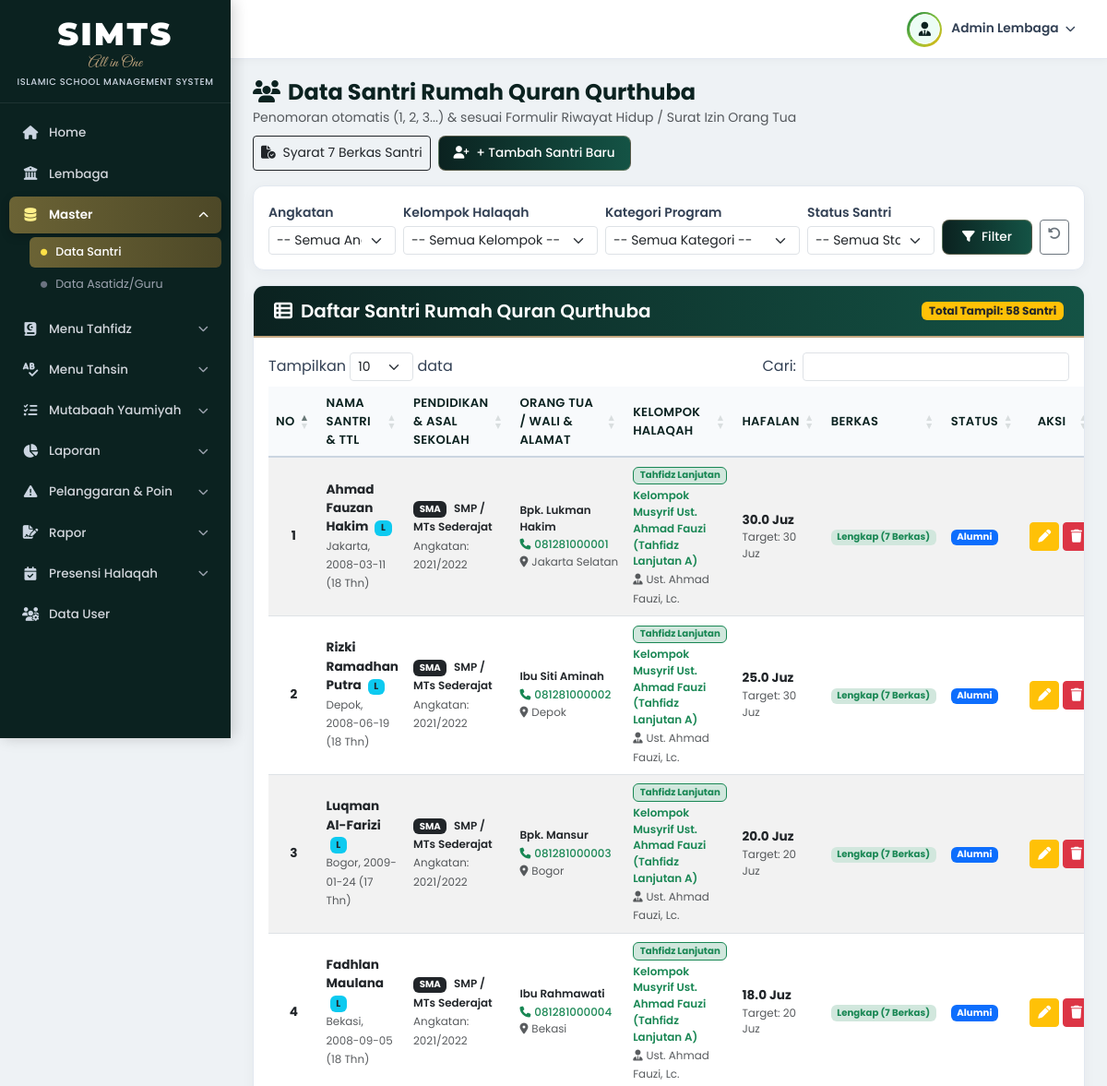
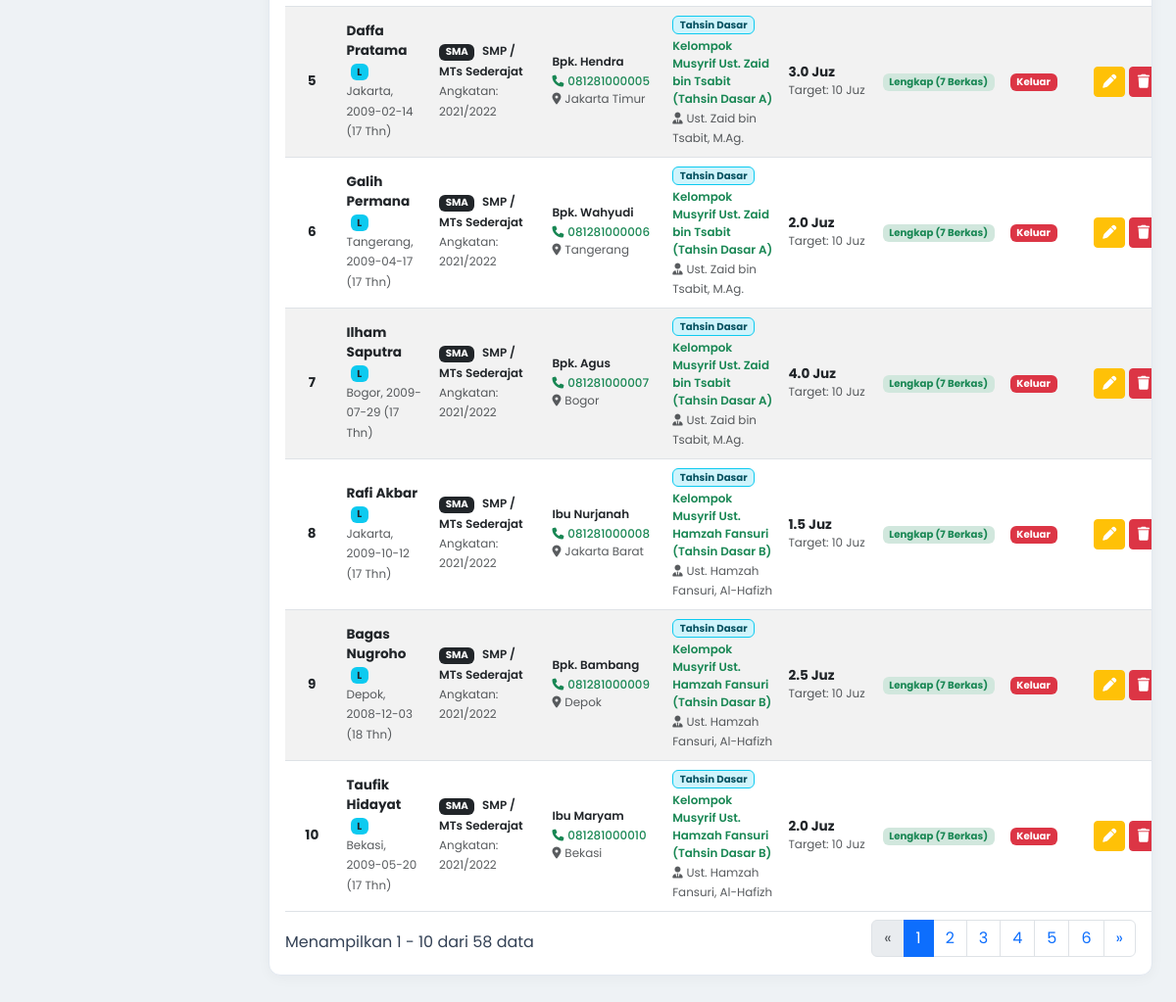
/modules/master/santri.php (signed in), run on the app's committed database (2 pictures, top to bottom).
### tables this page shows
CREATE TABLE `santri` (
  `id` INT AUTO_INCREMENT PRIMARY KEY,
  `id_santri` INT GENERATED ALWAYS AS (`id`) VIRTUAL,
  `nis` VARCHAR(30) NOT NULL UNIQUE,
  `nisn` VARCHAR(30) DEFAULT NULL,
  `nama_santri` VARCHAR(120) NOT NULL,
  `jenis_kelamin` ENUM('L','P') NOT NULL DEFAULT 'L',
  `tempat_lahir` VARCHAR(60) DEFAULT 'Jakarta',
  `tanggal_lahir` DATE DEFAULT '2012-01-01',
  `usia` INT NOT NULL DEFAULT 14,
  `jenjang` ENUM('SMP','SMA') NOT NULL DEFAULT 'SMP',
  `tahun_angkatan` VARCHAR(20) NOT NULL DEFAULT '2025/2026',
  `kategori_halaqah` ENUM('Tahsin Dasar','Tahfidz Lanjutan') NOT NULL DEFAULT 'Tahsin Dasar',
  `kelompok_musyrif` VARCHAR(100) NOT NULL DEFAULT 'Kelompok Musyrif Ust. Zaid bin Tsabit (Tahsin Dasar A)',
  `kelas_program` VARCHAR(50) DEFAULT 'Tahun ke-1 (Tingkat Dasar)',
  `jilid_tahsin` VARCHAR(40) DEFAULT 'Al-Qur''an / Tajwid',
  `target_juz` INT NOT NULL DEFAULT 5,
  `total_hafalan_juz` DECIMAL(4,1) DEFAULT 1.0,
  `halaqah_id` INT DEFAULT 1,
  `pengajar_id` INT DEFAULT 1,
  `id_user_orang_tua` INT DEFAULT 3,
  `nama_orang_tua` VARCHAR(120) DEFAULT NULL,
  `no_hp_orang_tua` VARCHAR(25) DEFAULT NULL,
  `alamat` TEXT DEFAULT NULL,
  `tanggal_masuk` DATE DEFAULT '2025-07-15',
  `status_santri` ENUM('Aktif','Alumni','Keluar') NOT NULL DEFAULT 'Aktif',
  `created_at` TIMESTAMP DEFAULT CURRENT_TIMESTAMP,
  CONSTRAINT `fk_santri_halaqah` FOREIGN KEY (`halaqah_id`) REFERENCES `halaqah`(`id`) ON DELETE SET NULL,
  CONSTRAINT `fk_santri_pengajar` FOREIGN KEY (`pengajar_id`) REFERENCES `pengajar`(`id`) ON DELETE SET NULL,
  CONSTRAINT `fk_santri_ortu` FOREIGN KEY (`id_user_orang_tua`) REFERENCES `users`(`id`) ON DELETE SET NULL
);

CREATE TABLE `pengajar` (
  `id` INT AUTO_INCREMENT PRIMARY KEY,
  `user_id` INT DEFAULT NULL,
  `nip` VARCHAR(30) NOT NULL UNIQUE,
  `nama_pengajar` VARCHAR(120) NOT NULL,
  `jenis_kelamin` ENUM('L','P') NOT NULL DEFAULT 'L',
  `tempat_lahir` VARCHAR(60) DEFAULT NULL,
  `tanggal_lahir` DATE DEFAULT NULL,
  `pendidikan_terakhir` VARCHAR(80) DEFAULT 'S1 Syariah / LIPIA',
  `jumlah_hafalan_juz` INT DEFAULT 30,
  `spesialisasi` VARCHAR(80) DEFAULT 'Musyrif Halaqah Tahfidz (Lanjutan)',
  `no_hp` VARCHAR(25) DEFAULT NULL,
  `alamat` TEXT DEFAULT NULL,
  `tanggal_bergabung` DATE DEFAULT '2021-11-19',
  `status` ENUM('Aktif','Nonaktif') NOT NULL DEFAULT 'Aktif',
  `created_at` TIMESTAMP DEFAULT CURRENT_TIMESTAMP,
  CONSTRAINT `fk_pengajar_user` FOREIGN KEY (`user_id`) REFERENCES `users`(`id`) ON DELETE SET NULL
);

### config/koneksi.php (called while the page is built, shortened)
<?php
function e(?string $str): string
{
    return htmlspecialchars($str ?? '', ENT_QUOTES, 'UTF-8');
}

### modules/master/santri.php (the view, shortened to what this page needs)
<?php
require_once __DIR__ . '/../../config/koneksi.php';
$where_clauses = ["1=1"];
$where_sql = implode(' AND ', $where_clauses);
$sql_santri = "SELECT s.*, h.nama_halaqah, p.nama_pengajar
               FROM santri s
               LEFT JOIN halaqah h ON s.halaqah_id = h.id
               LEFT JOIN pengajar p ON s.pengajar_id = p.id
               WHERE $where_sql
               ORDER BY s.id ASC";
$res_santri = mysqli_query($conn, $sql_santri);
include __DIR__ . '/../../includes/header.php';
include __DIR__ . '/../../includes/sidebar.php';
?>
<div class="d-flex justify-content-between align-items-center mb-3 flex-wrap gap-2">
    <div>
        <h4 class="fw-bold mb-0" style="color:#0b2220;"><i class="fa-solid fa-users me-2"></i>Data Santri Rumah Quran Qurthuba</h4>
        <small class="text-muted">Penomoran otomatis (1, 2, 3...) &amp; sesuai Formulir Riwayat Hidup / Surat Izin Orang Tua</small>
    </div>
    <div class="d-flex gap-2">
        <button class="btn btn-outline-dark btn-sm" data-bs-toggle="modal" data-bs-target="#modalInfoBerkas">
            <i class="fa-solid fa-file-circle-check me-1"></i> Syarat 7 Berkas Santri
        </button>
        <button class="btn btn-siata" data-bs-toggle="modal" data-bs-target="#modalTambahSantri">
            <i class="fa-solid fa-user-plus me-1"></i> + Tambah Santri Baru
        </button>
    </div>
</div>
<div class="card-siata p-3 mb-3">
    <form method="GET" action="santri.php" class="row g-2 align-items-end">
        <div class="col-md-2">
            <label class="form-label small fw-semibold mb-1">Angkatan</label>
            <select name="angkatan" class="form-select form-select-sm">
                <option value="">-- Semua Angkatan --</option>
            </select>
        </div>
        <div class="col-md-3">
            <label class="form-label small fw-semibold mb-1">Kelompok Halaqah</label>
            <select name="halaqah_id" class="form-select form-select-sm">
                <option value="0">-- Semua Kelompok --</option>
            </select>
        </div>
        <div class="col-md-3">
            <label class="form-label small fw-semibold mb-1">Kategori Program</label>
            <select name="kategori_halaqah" class="form-select form-select-sm">
                <option value="">-- Semua Kategori --</option>
            </select>
        </div>
        <div class="col-md-2">
            <label class="form-label small fw-semibold mb-1">Status Santri</label>
            <select name="status" class="form-select form-select-sm">
                <option value="">-- Semua Status --</option>
            </select>
        </div>
        <div class="col-md-2 d-flex gap-2">
            <button type="submit" class="btn btn-siata btn-sm w-100"><i class="fa-solid fa-filter me-1"></i> Filter</button>
            <a href="santri.php" class="btn btn-outline-secondary btn-sm" title="Reset Filter"><i class="fa-solid fa-rotate-left"></i></a>
        </div>
    </form>
</div>
<div class="card-siata">
    <div class="card-header-siata">
        <h5><i class="fa-solid fa-table-list"></i> Daftar Santri Rumah Quran Qurthuba</h5>
        <span class="badge bg-warning text-dark">Total Tampil: <?= mysqli_num_rows($res_santri) ?> Santri</span>
    </div>
    <div class="p-3 table-responsive">
        <table class="table table-hover table-striped table-siata datatable-siata align-middle w-100">
            <thead>
                <tr>
                    <th style="width: 55px;" class="text-center">No</th>
                    <th>Nama Santri &amp; TTL</th>
                    <th>Pendidikan &amp; Asal Sekolah</th>
                    <th>Orang Tua / Wali &amp; Alamat</th>
                    <th>Kelompok Halaqah</th>
                    <th>Hafalan</th>
                    <th>Berkas</th>
                    <th>Status</th>
                    <th class="text-center">Aksi</th>
                </tr>
            </thead>
            <tbody>
                <?php $no = 1; while ($row = mysqli_fetch_assoc($res_santri)): ?>
                <?php
                    $badge_status = match ($row['status_santri']) {
                        'Aktif'  => 'bg-success',
                        'Alumni' => 'bg-primary',
                        default  => 'bg-danger'
                    };
                    $badge_kat = ($row['kategori_halaqah'] === 'Tahfidz Lanjutan')
                        ? 'bg-success-subtle text-success border border-success'
                        : 'bg-info-subtle text-info-emphasis border border-info';
                    $st_berkas = $row['status_berkas'] ?? 'Lengkap (7 Berkas)';
                    $badge_berkas = ($st_berkas === 'Lengkap (7 Berkas)')
                        ? 'bg-success-subtle text-success'
                        : (($st_berkas === 'Sebagian / Menyusul') ? 'bg-warning-subtle text-dark' : 'bg-danger-subtle text-danger');
                ?>
                <tr>
                    <td class="text-center fw-bold text-dark"><?= $no++ ?></td>
                    <td>
                        <div class="fw-bold text-dark">
                            <?= e($row['nama_santri']) ?>
                            <span class="badge <?= $row['jenis_kelamin'] === 'L' ? 'bg-info text-dark' : 'bg-danger-subtle text-danger' ?> ms-1">
                                <?= e($row['jenis_kelamin']) ?>
                            </span>
                        </div>
                        <small class="text-muted">
                            <?= e($row['tempat_lahir']) ?>, <?= e($row['tanggal_lahir']) ?> (<?= (int) $row['usia'] ?> Thn)
                        </small>
                    </td>
                    <td>
                        <div>
                            <span class="badge bg-dark"><?= e($row['jenjang']) ?></span>
                            <span class="fw-semibold text-dark small ms-1"><?= e($row['asal_sekolah'] ?? 'SMP / MTs Sederajat') ?></span>
                        </div>
                        <small class="text-muted">Angkatan: <?= e($row['tahun_angkatan']) ?></small>
                    </td>
                    <td>
                        <div class="small fw-semibold text-dark"><?= e($row['nama_orang_tua'] ?: '-') ?></div>
                        <small class="text-success fw-medium"><i class="fa-solid fa-phone me-1"></i><?= e($row['no_hp_orang_tua'] ?: '-') ?></small>
                        <?php if (!empty($row['alamat'])): ?>
                            <small class="text-muted d-block text-truncate" style="max-width: 190px;" title="<?= e($row['alamat']) ?>">
                                <i class="fa-solid fa-location-dot me-1"></i><?= e($row['alamat']) ?>
                            </small>
                        <?php endif; ?>
                    </td>
                    <td>
                        <span class="badge <?= $badge_kat ?> mb-1"><?= e($row['kategori_halaqah']) ?></span>
                        <div class="fw-semibold text-success small"><?= e($row['kelompok_musyrif'] ?: ($row['nama_halaqah'] ?? '-')) ?></div>
                        <small class="text-muted"><i class="fa-solid fa-user-tie me-1"></i><?= e($row['nama_pengajar'] ?? '-') ?></small>
                    </td>
                    <td>
                        <span class="fw-bold text-dark"><?= e((string) $row['total_hafalan_juz']) ?> Juz</span>
                        <small class="text-muted d-block">Target: <?= (int) $row['target_juz'] ?> Juz</small>
                    </td>
                    <td>
                        <span class="badge <?= $badge_berkas ?>"><?= e($st_berkas) ?></span>
                    </td>
                    <td><span class="badge <?= $badge_status ?>"><?= e($row['status_santri']) ?></span></td>
                    <td class="text-center text-nowrap">
                        <button type="button" class="btn btn-warning btn-sm text-white btn-edit-santri"
                                data-santri='<?= e(json_encode($row)) ?>'
                                data-bs-toggle="modal" data-bs-target="#modalEditSantri" title="Edit Data Santri">
                            <i class="fa-solid fa-pen"></i>
                        </button>
                        <button type="button" class="btn btn-danger btn-sm btn-hapus-santri"
                                data-id="<?= (int) $row['id'] ?>"
                                data-nama="<?= e($row['nama_santri']) ?>"
                                data-bs-toggle="modal" data-bs-target="#modalHapusSantri" title="Hapus">
                            <i class="fa-solid fa-trash"></i>
                        </button>
                    </td>
                </tr>
                <?php endwhile; ?>
            </tbody>
        </table>
    </div>
</div>
<?php include __DIR__ . '/../../includes/footer.php'; ?>

### assets/css/style.css (style rules this page uses)
:root { --sidebar-width: 250px; --sidebar-bg: #0b2220; --siata-green-dark: #0b2220; --siata-green-mid: #145345; --sidebar-hover: rgba(255, 255, 255, 0.06); --sidebar-active-gradient: linear-gradient(90deg, #6b6335, #4d4827); --sidebar-gold: #c5a880; --topbar-height: 64px; --content-bg: #eef2f5; }
* { box-sizing: border-box; }
body { margin: 0; font-family: 'Poppins', sans-serif; background-color: var(--content-bg); color: #334155; overflow-x: hidden; }
.card-siata { background: #ffffff; border: 1px solid #e2e8f0; border-radius: 12px; box-shadow: 0 3px 14px rgba(15, 23, 42, 0.04); overflow: hidden; margin-bottom: 22px; }
.card-header-siata { background: linear-gradient(90deg, #0b2220 0%, #145345 100%); color: #ffffff; padding: 15px 22px; display: flex; align-items: center; justify-content: space-between; flex-wrap: wrap; gap: 10px; border-bottom: 2px solid #c5a880; }
.card-header-siata h5, .card-header-siata h6 { margin: 0; font-weight: 600; color: #ffffff; display: flex; align-items: center; gap: 9px; }
.btn-siata { background: linear-gradient(90deg, #0b2220, #145345); color: #ffffff; border: 1px solid rgba(197, 168, 128, 0.4); font-weight: 500; font-size: 0.85rem; border-radius: 8px; padding: 8px 16px; transition: all 0.2s; }
.table-siata thead th { background-color: #f8fafc; color: #0b2220; font-weight: 600; font-size: 0.82rem; text-transform: uppercase; letter-spacing: 0.3px; border-bottom: 2px solid #cbd5e1; vertical-align: middle; }
.table-siata tbody td { font-size: 0.85rem; vertical-align: middle; }

### data on the page
santri: nama_santri "Ahmad Fauzan Hakim", jenis_kelamin "L", tempat_lahir "Jakarta", tanggal_lahir "2008-03-11", usia "18", jenjang "SMA", asal_sekolah "SMP / MTs Sederajat", tahun_angkatan "2021/2022", nama_orang_tua "Bpk. Lukman Hakim", no_hp_orang_tua "081281000001", alamat "Jakarta Selatan", kategori_halaqah "Tahfidz Lanjutan", kelompok_musyrif "Kelompok Musyrif Ust. Ahmad Fauzi (Tahfidz Lanjutan A)", pengajar.nama_pengajar "Ust. Ahmad Fauzi, Lc.", total_hafalan_juz "30.0", target_juz "30", st_berkas "Lengkap (7 Berkas)", status_santri "Alumni"
santri: nama_santri "Rizki Ramadhan Putra", jenis_kelamin "L", tempat_lahir "Depok", tanggal_lahir "2008-06-19", usia "18", jenjang "SMA", asal_sekolah "SMP / MTs Sederajat", tahun_angkatan "2021/2022", nama_orang_tua "Ibu Siti Aminah", no_hp_orang_tua "081281000002", alamat "Depok", kategori_halaqah "Tahfidz Lanjutan", kelompok_musyrif "Kelompok Musyrif Ust. Ahmad Fauzi (Tahfidz Lanjutan A)", pengajar.nama_pengajar "Ust. Ahmad Fauzi, Lc.", total_hafalan_juz "25.0", target_juz "30", st_berkas "Lengkap (7 Berkas)", status_santri "Alumni"
santri: nama_santri "Luqman Al-Farizi", jenis_kelamin "L", tempat_lahir "Bogor", tanggal_lahir "2009-01-24", usia "17", jenjang "SMA", asal_sekolah "SMP / MTs Sederajat", tahun_angkatan "2021/2022", nama_orang_tua "Bpk. Mansur", no_hp_orang_tua "081281000003", alamat "Bogor", kategori_halaqah "Tahfidz Lanjutan", kelompok_musyrif "Kelompok Musyrif Ust. Ahmad Fauzi (Tahfidz Lanjutan A)", pengajar.nama_pengajar "Ust. Ahmad Fauzi, Lc.", total_hafalan_juz "20.0", target_juz "20", st_berkas "Lengkap (7 Berkas)", status_santri "Alumni"
santri: nama_santri "Fadhlan Maulana", jenis_kelamin "L", tempat_lahir "Bekasi", tanggal_lahir "2008-09-05", usia "18", jenjang "SMA", asal_sekolah "SMP / MTs Sederajat", tahun_angkatan "2021/2022", nama_orang_tua "Ibu Rahmawati", no_hp_orang_tua "081281000004", alamat "Bekasi", kategori_halaqah "Tahfidz Lanjutan", kelompok_musyrif "Kelompok Musyrif Ust. Ahmad Fauzi (Tahfidz Lanjutan A)", pengajar.nama_pengajar "Ust. Ahmad Fauzi, Lc.", total_hafalan_juz "18.0", target_juz "20", st_berkas "Lengkap (7 Berkas)", status_santri "Alumni"
santri: nama_santri "Daffa Pratama", jenis_kelamin "L", tempat_lahir "Jakarta", tanggal_lahir "2009-02-14", usia "17", jenjang "SMA", asal_sekolah "SMP / MTs Sederajat", tahun_angkatan "2021/2022", nama_orang_tua "Bpk. Hendra", no_hp_orang_tua "081281000005", alamat "Jakarta Timur", kategori_halaqah "Tahsin Dasar", kelompok_musyrif "Kelompok Musyrif Ust. Zaid bin Tsabit (Tahsin Dasar A)", pengajar.nama_pengajar "Ust. Zaid bin Tsabit, M.Ag.", total_hafalan_juz "3.0", target_juz "10", st_berkas "Lengkap (7 Berkas)", status_santri "Keluar"
santri: nama_santri "Galih Permana", jenis_kelamin "L", tempat_lahir "Tangerang", tanggal_lahir "2009-04-17", usia "17", jenjang "SMA", asal_sekolah "SMP / MTs Sederajat", tahun_angkatan "2021/2022", nama_orang_tua "Bpk. Wahyudi", no_hp_orang_tua "081281000006", alamat "Tangerang", kategori_halaqah "Tahsin Dasar", kelompok_musyrif "Kelompok Musyrif Ust. Zaid bin Tsabit (Tahsin Dasar A)", pengajar.nama_pengajar "Ust. Zaid bin Tsabit, M.Ag.", total_hafalan_juz "2.0", target_juz "10", st_berkas "Lengkap (7 Berkas)", status_santri "Keluar"
santri: nama_santri "Ilham Saputra", jenis_kelamin "L", tempat_lahir "Bogor", tanggal_lahir "2009-07-29", usia "17", jenjang "SMA", asal_sekolah "SMP / MTs Sederajat", tahun_angkatan "2021/2022", nama_orang_tua "Bpk. Agus", no_hp_orang_tua "081281000007", alamat "Bogor", kategori_halaqah "Tahsin Dasar", kelompok_musyrif "Kelompok Musyrif Ust. Zaid bin Tsabit (Tahsin Dasar A)", pengajar.nama_pengajar "Ust. Zaid bin Tsabit, M.Ag.", total_hafalan_juz "4.0", target_juz "10", st_berkas "Lengkap (7 Berkas)", status_santri "Keluar"
santri: nama_santri "Rafi Akbar", jenis_kelamin "L", tempat_lahir "Jakarta", tanggal_lahir "2009-10-12", usia "17", jenjang "SMA", asal_sekolah "SMP / MTs Sederajat", tahun_angkatan "2021/2022", nama_orang_tua "Ibu Nurjanah", no_hp_orang_tua "081281000008", alamat "Jakarta Barat", kategori_halaqah "Tahsin Dasar", kelompok_musyrif "Kelompok Musyrif Ust. Hamzah Fansuri (Tahsin Dasar B)", pengajar.nama_pengajar "Ust. Hamzah Fansuri, Al-Hafizh", total_hafalan_juz "1.5", target_juz "10", st_berkas "Lengkap (7 Berkas)", status_santri "Keluar"
santri: nama_santri "Bagas Nugroho", jenis_kelamin "L", tempat_lahir "Depok", tanggal_lahir "2008-12-03", usia "18", jenjang "SMA", asal_sekolah "SMP / MTs Sederajat", tahun_angkatan "2021/2022", nama_orang_tua "Bpk. Bambang", no_hp_orang_tua "081281000009", alamat "Depok", kategori_halaqah "Tahsin Dasar", kelompok_musyrif "Kelompok Musyrif Ust. Hamzah Fansuri (Tahsin Dasar B)", pengajar.nama_pengajar "Ust. Hamzah Fansuri, Al-Hafizh", total_hafalan_juz "2.5", target_juz "10", st_berkas "Lengkap (7 Berkas)", status_santri "Keluar"
santri: nama_santri "Taufik Hidayat", jenis_kelamin "L", tempat_lahir "Bekasi", tanggal_lahir "2009-05-20", usia "17", jenjang "SMA", asal_sekolah "SMP / MTs Sederajat", tahun_angkatan "2021/2022", nama_orang_tua "Ibu Maryam", no_hp_orang_tua "081281000010", alamat "Bekasi", kategori_halaqah "Tahsin Dasar", kelompok_musyrif "Kelompok Musyrif Ust. Hamzah Fansuri (Tahsin Dasar B)", pengajar.nama_pengajar "Ust. Hamzah Fansuri, Al-Hafizh", total_hafalan_juz "2.0", target_juz "10", st_berkas "Lengkap (7 Berkas)", status_santri "Keluar"

### other printed values
$topbar_user_label "Admin Lembaga"
mysqli_num_rows($res_santri) "58"
